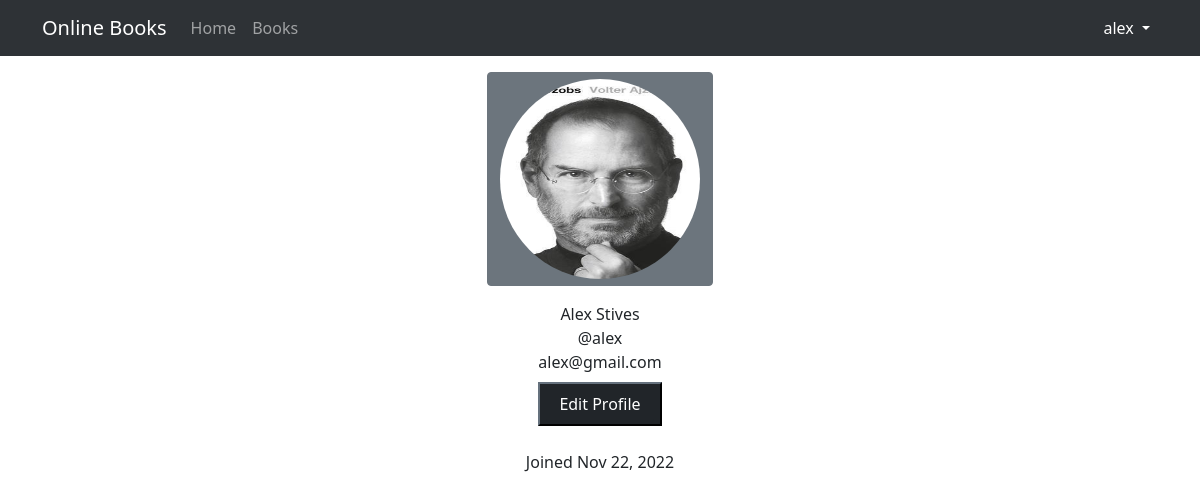
/users/profile (signed in), run on the app's committed database.
### users/models.py (models this page shows)
class CustomUser(AbstractUser):
    profile_pic = models.ImageField(default='default.jpg')

### users/views.py (the view)
# urls.py: path('profile', ProfileView.as_view(), name="profile"),
class ProfileView(LoginRequiredMixin, View):
    def get(self, request):
        return render(request, 'users/profile.html', {'user': request.user})

### users/templates/users/profile.html (shortened to what this page needs)
{% extends 'base.html' %}
{% block content %}
    <div class="container">
        <div class=" image d-flex flex-column justify-content-center align-items-center">
            <button class="btn btn-secondary">
                <img src="{{ user.profile_pic.url }}" class="profile-pic"/>
            </button>
            <span class="name mt-3">{{ user.first_name }} {{ user.last_name }}</span>
            <span class="idd">@{{ user.username }}</span>
            <span class="idd">{{ user.email }}</span>
            <div class=" d-flex mt-2">
                <button class="btn1 btn-dark">
                    <a href="{% url 'users:profile-edit' %}" class="btn btn-dark">Edit Profile</a>
                </button>
            </div>
            <div class=" px-2 rounded mt-4 date ">
                <span class="join">Joined {{ user.date_joined|date:"M d, Y" }}</span>
            </div>
        </div>
    </div>
{% endblock %}

### templates/base.html (shortened to what this page needs)
{% load static %}
{% url 'home_page' as home_page_url %}
{% url 'books:list' as books_url %}
{% url 'users:profile' as profile_url %}
{% url 'users:profile-edit' as profile_edit_url %}
<!DOCTYPE html>
<html lang="en">
<head>
    <link href="https://cdn.jsdelivr.net/npm/bootstrap@5.0.2/dist/css/bootstrap.min.css" rel="stylesheet"
>
    <link rel="stylesheet" href="https://cdn.jsdelivr.net/npm/bootstrap-icons@1.10.2/font/bootstrap-icons.css">
    <link href="{% static 'css/main.css' %}" rel="stylesheet" type="text/css">
</head>
<body>
<nav class="navbar navbar-expand-lg navbar-dark bg-dark">
    <div class="container">
        <a class="navbar-brand" href="{% url 'landing_page' %}">Online Books</a>
        <div class="collapse navbar-collapse" id="navbarSupportedContent">
            <ul class="navbar-nav me-auto mb-2 mb-lg-0">
                <li class="nav-item">
                    <a class="nav-link {% if request.path == home_page_url %} active {% endif %}" aria-current="page"
                       href="{{ home_page_url }}">Home</a>
                </li>
                <li class="nav-item">
                    <a class="nav-link {% if request.path == books_url %} active {% endif %}" aria-current="page"
                       href="{{ books_url }}">Books</a>
                </li>
            </ul>
        </div>
        <div>
            {% if request.user.is_authenticated %}
                <ul class="navbar-nav">
                    <li class="nav-item dropdown">
                        <a class="nav-link dropdown-toggle {% if request.path == profile_url or profile_edit_url %} active {% endif %}" href="#" id="navbarDropdown" role="button"
                           data-bs-toggle="dropdown" aria-expanded="false">
                            {{ request.user }}
                        </a>
                    </li>
                </ul>
            {% else %}
                <a class="btn btn-outline-primary" href="{% url 'users:login' %}">Login</a>
            {% endif %}
        </div>
    </div>
</nav>
{% block content %}
{% endblock %}
</body>
</html>

### static/css/main.css (style rules this page uses)
.profile-pic { width: 200px; height: 200px; border-radius: 50%; }
.d-flex, .d-inline-flex, .media, .media > :not(.media-body), .jumbotron, .card { -ms-flex-negative: 1; flex-shrink: 1; }
.bg-dark { background-color: rgba(24, 28, 33, 0.9) !important; }

### data on the page
CustomUser: user "alex", profile_pic (picture), first_name "Alex", last_name "Stives", username "alex", email "alex@gmail.com", date_joined "Nov 22, 2022"
